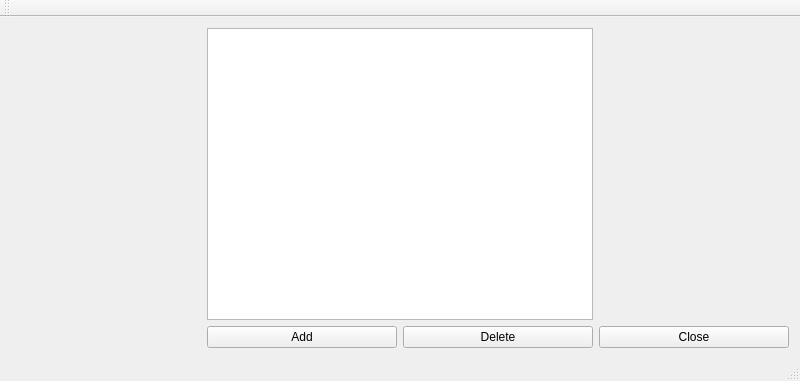
<?xml version="1.0" encoding="UTF-8"?>
<ui version="4.0">
 <class>MainWindow</class>
 <widget class="QMainWindow" name="MainWindow">
  <property name="geometry">
   <rect>
    <x>0</x>
    <y>0</y>
    <width>800</width>
    <height>381</height>
   </rect>
  </property>
  <property name="windowTitle">
   <string>MainWindow</string>
  </property>
  <widget class="QWidget" name="centralWidget">
   <layout class="QGridLayout" name="gridLayout">
    <item row="1" column="3">
     <widget class="QPushButton" name="pushButton_3">
      <property name="text">
       <string>Close</string>
      </property>
     </widget>
    </item>
    <item row="1" column="2">
     <widget class="QPushButton" name="pushButton_2">
      <property name="text">
       <string>Delete</string>
      </property>
     </widget>
    </item>
    <item row="1" column="1">
     <widget class="QPushButton" name="pushButton">
      <property name="text">
       <string>Add</string>
      </property>
     </widget>
    </item>
    <item row="0" column="0">
     <widget class="QLabel" name="label">
      <property name="text">
       <string/>
      </property>
      <property name="pixmap">
       <pixmap resource="resourses.qrc">:/img/child</pixmap>
      </property>
     </widget>
    </item>
    <item row="0" column="1" colspan="2">
     <widget class="QTableView" name="tableView"/>
    </item>
   </layout>
   <zorder>pushButton</zorder>
   <zorder>tableView</zorder>
   <zorder>pushButton_3</zorder>
   <zorder>pushButton_2</zorder>
   <zorder>label</zorder>
  </widget>
  <widget class="QMenuBar" name="menuBar">
   <property name="geometry">
    <rect>
     <x>0</x>
     <y>0</y>
     <width>800</width>
     <height>17</height>
    </rect>
   </property>
  </widget>
  <widget class="QToolBar" name="mainToolBar">
   <attribute name="toolBarArea">
    <enum>TopToolBarArea</enum>
   </attribute>
   <attribute name="toolBarBreak">
    <bool>false</bool>
   </attribute>
  </widget>
  <widget class="QStatusBar" name="statusBar"/>
 </widget>
 <layoutdefault spacing="6" margin="11"/>
 <resources>
  <include location="resourses.qrc"/>
 </resources>
 <connections/>
</ui>
